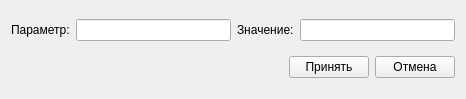
<?xml version="1.0" encoding="UTF-8"?>
<ui version="4.0">
 <class>ArgEdit</class>
 <widget class="QWidget" name="ArgEdit">
  <property name="geometry">
   <rect>
    <x>0</x>
    <y>0</y>
    <width>466</width>
    <height>99</height>
   </rect>
  </property>
  <property name="sizePolicy">
   <sizepolicy hsizetype="Minimum" vsizetype="Minimum">
    <horstretch>0</horstretch>
    <verstretch>0</verstretch>
   </sizepolicy>
  </property>
  <property name="windowTitle">
   <string>Настройка параметров приложения</string>
  </property>
  <layout class="QVBoxLayout" name="verticalLayout">
   <item>
    <layout class="QHBoxLayout" name="horizontalLayout_2">
     <item>
      <widget class="QLabel" name="label">
       <property name="text">
        <string>Параметр:</string>
       </property>
      </widget>
     </item>
     <item>
      <widget class="QLineEdit" name="keyLineEdit"/>
     </item>
     <item>
      <widget class="QLabel" name="label_2">
       <property name="text">
        <string>Значение:</string>
       </property>
      </widget>
     </item>
     <item>
      <widget class="QLineEdit" name="valueLineEdit"/>
     </item>
    </layout>
   </item>
   <item>
    <spacer name="verticalSpacer">
     <property name="orientation">
      <enum>Qt::Vertical</enum>
     </property>
     <property name="sizeType">
      <enum>QSizePolicy::Preferred</enum>
     </property>
     <property name="sizeHint" stdset="0">
      <size>
       <width>20</width>
       <height>1</height>
      </size>
     </property>
    </spacer>
   </item>
   <item>
    <layout class="QHBoxLayout" name="horizontalLayout">
     <item>
      <spacer name="horizontalSpacer">
       <property name="orientation">
        <enum>Qt::Horizontal</enum>
       </property>
       <property name="sizeHint" stdset="0">
        <size>
         <width>40</width>
         <height>20</height>
        </size>
       </property>
      </spacer>
     </item>
     <item>
      <widget class="QPushButton" name="applyButton">
       <property name="toolTip">
        <string>Сохранить изменения</string>
       </property>
       <property name="text">
        <string>Принять</string>
       </property>
      </widget>
     </item>
     <item>
      <widget class="QPushButton" name="cancelButton">
       <property name="toolTip">
        <string>Закрыть без сохранения</string>
       </property>
       <property name="text">
        <string>Отмена</string>
       </property>
      </widget>
     </item>
    </layout>
   </item>
  </layout>
 </widget>
 <tabstops>
  <tabstop>applyButton</tabstop>
  <tabstop>cancelButton</tabstop>
  <tabstop>keyLineEdit</tabstop>
  <tabstop>valueLineEdit</tabstop>
 </tabstops>
 <resources/>
 <connections/>
</ui>
